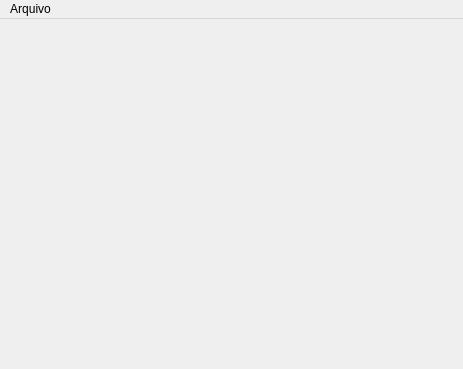
<?xml version="1.0" encoding="UTF-8"?>
<ui version="4.0">
 <class>MainWindow</class>
 <widget class="QMainWindow" name="MainWindow">
  <property name="geometry">
   <rect>
    <x>0</x>
    <y>0</y>
    <width>463</width>
    <height>369</height>
   </rect>
  </property>
  <property name="windowTitle">
   <string>Soundbot</string>
  </property>
  <property name="styleSheet">
   <string notr="true">QPushButton {
	padding: 4px;
	background-color: transparent;
	border-radius: 8px;
}

QPushButton:hover {
	background-color: #ccc;
	color: white;
}
</string>
  </property>
  <widget class="QWidget" name="centralwidget">
   <layout class="QVBoxLayout" name="verticalLayout">
    <property name="leftMargin">
     <number>16</number>
    </property>
    <property name="topMargin">
     <number>8</number>
    </property>
    <property name="rightMargin">
     <number>16</number>
    </property>
    <property name="bottomMargin">
     <number>16</number>
    </property>
    <item>
     <widget class="QLabel" name="qr_code_label">
      <property name="text">
       <string/>
      </property>
     </widget>
    </item>
   </layout>
  </widget>
  <widget class="QMenuBar" name="menubar">
   <property name="geometry">
    <rect>
     <x>0</x>
     <y>0</y>
     <width>463</width>
     <height>21</height>
    </rect>
   </property>
   <widget class="QMenu" name="menuArquivo">
    <property name="title">
     <string>Arquivo</string>
    </property>
    <widget class="QMenu" name="menuConfigura_es">
     <property name="title">
      <string>Configurações</string>
     </property>
     <addaction name="action_video_path_settings"/>
     <addaction name="action_projector_settings"/>
     <addaction name="action_theme_settings"/>
    </widget>
    <addaction name="separator"/>
    <addaction name="menuConfigura_es"/>
    <addaction name="separator"/>
    <addaction name="action_quit"/>
   </widget>
   <addaction name="menuArquivo"/>
  </widget>
  <action name="actionSair">
   <property name="text">
    <string>Sair</string>
   </property>
  </action>
  <action name="action_about">
   <property name="text">
    <string>Sobre</string>
   </property>
  </action>
  <action name="actionVerificar_se_h_atualiza_es">
   <property name="text">
    <string>Verificar se há atualizações</string>
   </property>
  </action>
  <action name="action_quit">
   <property name="text">
    <string>Sair</string>
   </property>
  </action>
  <action name="action_export_history">
   <property name="text">
    <string>Exportar histórico</string>
   </property>
  </action>
  <action name="action_advanced_search">
   <property name="text">
    <string>Pesquisa avançada</string>
   </property>
  </action>
  <action name="action_install_version">
   <property name="text">
    <string>Instalar versão</string>
   </property>
  </action>
  <action name="action_remote">
   <property name="text">
    <string>Controle remoto</string>
   </property>
  </action>
  <action name="action_projector_settings">
   <property name="text">
    <string>Projeção</string>
   </property>
  </action>
  <action name="action_theme_settings">
   <property name="text">
    <string>Temas</string>
   </property>
  </action>
  <action name="action_video_path_settings">
   <property name="text">
    <string>Caminhos de vídeos</string>
   </property>
  </action>
 </widget>
 <resources/>
 <connections/>
</ui>
